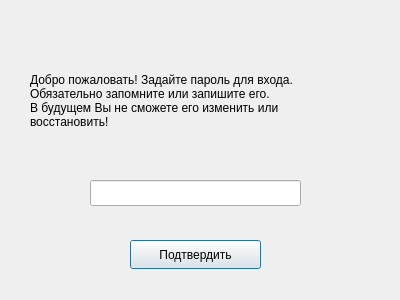
<?xml version="1.0" encoding="UTF-8"?>
<ui version="4.0">
 <class>PwDialog</class>
 <widget class="QDialog" name="PwDialog">
  <property name="geometry">
   <rect>
    <x>0</x>
    <y>0</y>
    <width>400</width>
    <height>300</height>
   </rect>
  </property>
  <property name="windowTitle">
   <string>Dialog</string>
  </property>
  <widget class="QPushButton" name="set_pw">
   <property name="geometry">
    <rect>
     <x>130</x>
     <y>240</y>
     <width>131</width>
     <height>29</height>
    </rect>
   </property>
   <property name="text">
    <string>Подтвердить</string>
   </property>
  </widget>
  <widget class="QLineEdit" name="pw_text">
   <property name="geometry">
    <rect>
     <x>90</x>
     <y>180</y>
     <width>211</width>
     <height>26</height>
    </rect>
   </property>
  </widget>
  <widget class="QLabel" name="label">
   <property name="geometry">
    <rect>
     <x>30</x>
     <y>60</y>
     <width>351</width>
     <height>81</height>
    </rect>
   </property>
   <property name="text">
    <string>Добро пожаловать! Задайте пароль для входа.
Обязательно запомните или запишите его.
В будущем Вы не сможете его изменить или
восстановить!</string>
   </property>
  </widget>
 </widget>
 <resources/>
 <connections/>
</ui>
